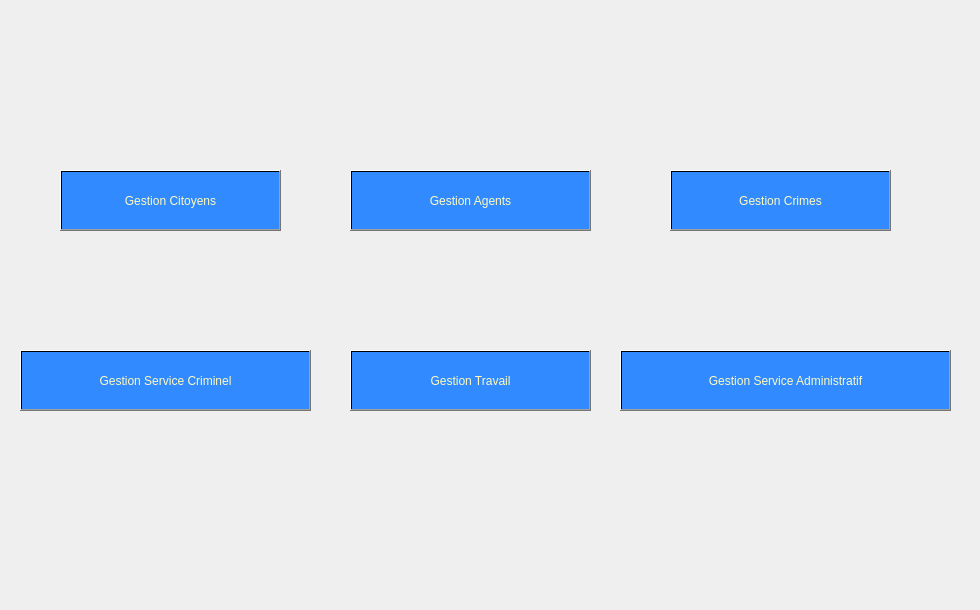
    <widget class="QWidget" name="page3">
     <widget class="QPushButton" name="pushButton_12">
      <property name="geometry">
       <rect>
        <x>60</x>
        <y>170</y>
        <width>221</width>
        <height>61</height>
       </rect>
      </property>
      <property name="styleSheet">
       <string notr="true">background-color: qlineargradient(spread:pad, x1:1, y1:0, x2:1, y2:0, stop:0.919598 rgb(49, 138, 255), stop:0.98 rgba(0, 0, 0, 255), stop:1 rgba(235, 148, 61, 255));
color:rgb(255, 250, 190);
font: 15pt &quot;Rockwell&quot;;</string>
      </property>
      <property name="text">
       <string>Gestion Citoyens</string>
      </property>
     </widget>
     <widget class="QPushButton" name="pushButton_14">
      <property name="geometry">
       <rect>
        <x>350</x>
        <y>170</y>
        <width>241</width>
        <height>61</height>
       </rect>
      </property>
      <property name="styleSheet">
       <string notr="true">background-color: qlineargradient(spread:pad, x1:1, y1:0, x2:1, y2:0, stop:0.919598 rgb(49, 138, 255), stop:0.98 rgba(0, 0, 0, 255), stop:1 rgba(235, 148, 61, 255));
color:rgb(255, 250, 190);
font: 15pt &quot;Rockwell&quot;;</string>
      </property>
      <property name="text">
       <string>Gestion Agents</string>
      </property>
     </widget>
     <widget class="QPushButton" name="pushButton_15">
      <property name="geometry">
       <rect>
        <x>670</x>
        <y>170</y>
        <width>221</width>
        <height>61</height>
       </rect>
      </property>
      <property name="styleSheet">
       <string notr="true">background-color: qlineargradient(spread:pad, x1:1, y1:0, x2:1, y2:0, stop:0.919598 rgb(49, 138, 255), stop:0.98 rgba(0, 0, 0, 255), stop:1 rgba(235, 148, 61, 255));
color:rgb(255, 250, 190);
font: 15pt &quot;Rockwell&quot;;</string>
      </property>
      <property name="text">
       <string>Gestion Crimes</string>
      </property>
     </widget>
     <widget class="QPushButton" name="pushButton_16">
      <property name="geometry">
       <rect>
        <x>20</x>
        <y>350</y>
        <width>291</width>
        <height>61</height>
       </rect>
      </property>
      <property name="styleSheet">
       <string notr="true">background-color: qlineargradient(spread:pad, x1:1, y1:0, x2:1, y2:0, stop:0.919598 rgb(49, 138, 255), stop:0.98 rgba(0, 0, 0, 255), stop:1 rgba(235, 148, 61, 255));
color:rgb(255, 250, 190);
font: 14pt &quot;Rockwell&quot;;</string>
      </property>
      <property name="text">
       <string>Gestion Service Criminel</string>
      </property>
     </widget>
     <widget class="QPushButton" name="pushButton_17">
      <property name="geometry">
       <rect>
        <x>620</x>
        <y>350</y>
        <width>331</width>
        <height>61</height>
       </rect>
      </property>
      <property name="styleSheet">
       <string notr="true">background-color: qlineargradient(spread:pad, x1:1, y1:0, x2:1, y2:0, stop:0.919598 rgb(49, 138, 255), stop:0.98 rgba(0, 0, 0, 255), stop:1 rgba(235, 148, 61, 255));
color:rgb(255, 250, 190);
font: 14pt &quot;Rockwell&quot;;</string>
      </property>
      <property name="text">
       <string>Gestion Service Administratif</string>
      </property>
     </widget>
     <widget class="QPushButton" name="pushButton_18">
      <property name="geometry">
       <rect>
        <x>350</x>
        <y>350</y>
        <width>241</width>
        <height>61</height>
       </rect>
      </property>
      <property name="styleSheet">
       <string notr="true">background-color: qlineargradient(spread:pad, x1:1, y1:0, x2:1, y2:0, stop:0.919598 rgb(49, 138, 255), stop:0.98 rgba(0, 0, 0, 255), stop:1 rgba(235, 148, 61, 255));
color:rgb(255, 250, 190);
font: 15pt &quot;Rockwell&quot;;</string>
      </property>
      <property name="text">
       <string>Gestion Travail</string>
      </property>
     </widget>
     <widget class="QLabel" name="label_28">
      <property name="geometry">
       <rect>
        <x>0</x>
        <y>-10</y>
        <width>971</width>
        <height>601</height>
       </rect>
      </property>
      <property name="styleSheet">
       <string notr="true">background-image: url(:/30.jpg);</string>
      </property>
      <property name="text">
       <string/>
      </property>
     </widget>
     <zorder>label_28</zorder>
     <zorder>pushButton_12</zorder>
     <zorder>pushButton_14</zorder>
     <zorder>pushButton_15</zorder>
     <zorder>pushButton_16</zorder>
     <zorder>pushButton_17</zorder>
     <zorder>pushButton_18</zorder>
    </widget>
